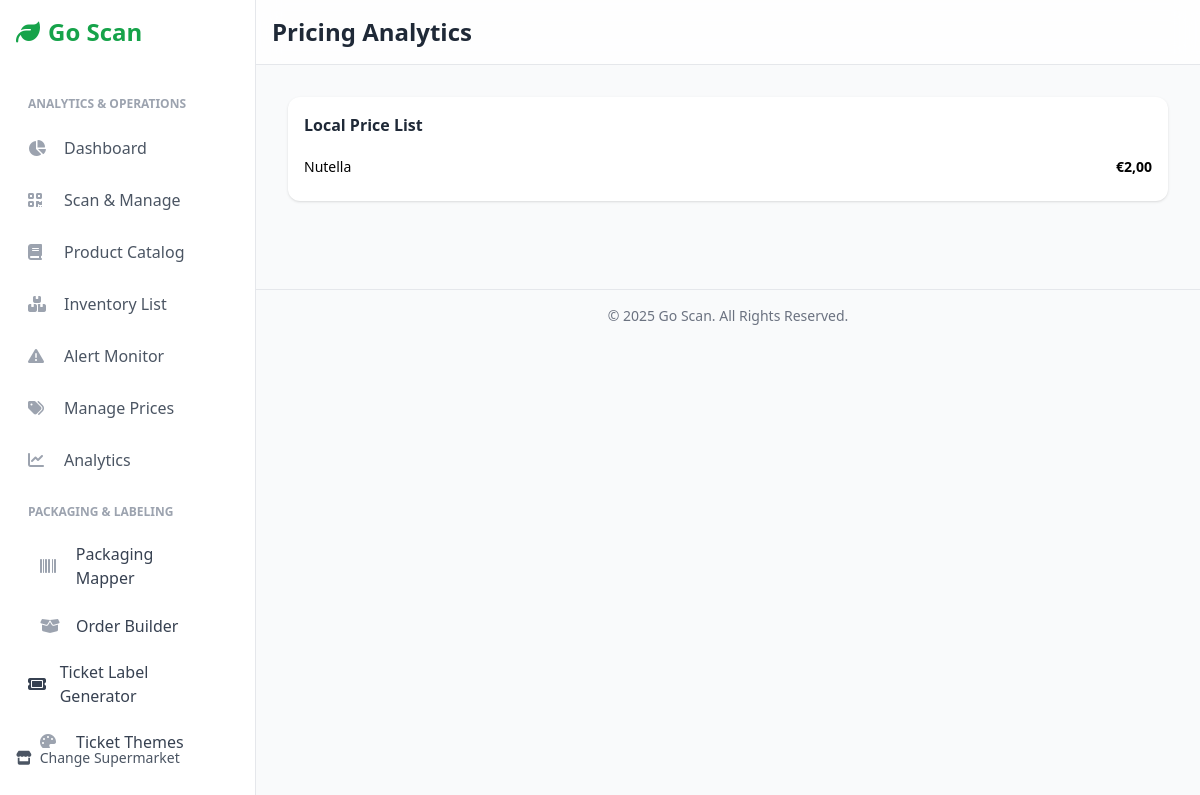
Before: /analytics/1/pricing/ with the older database file.
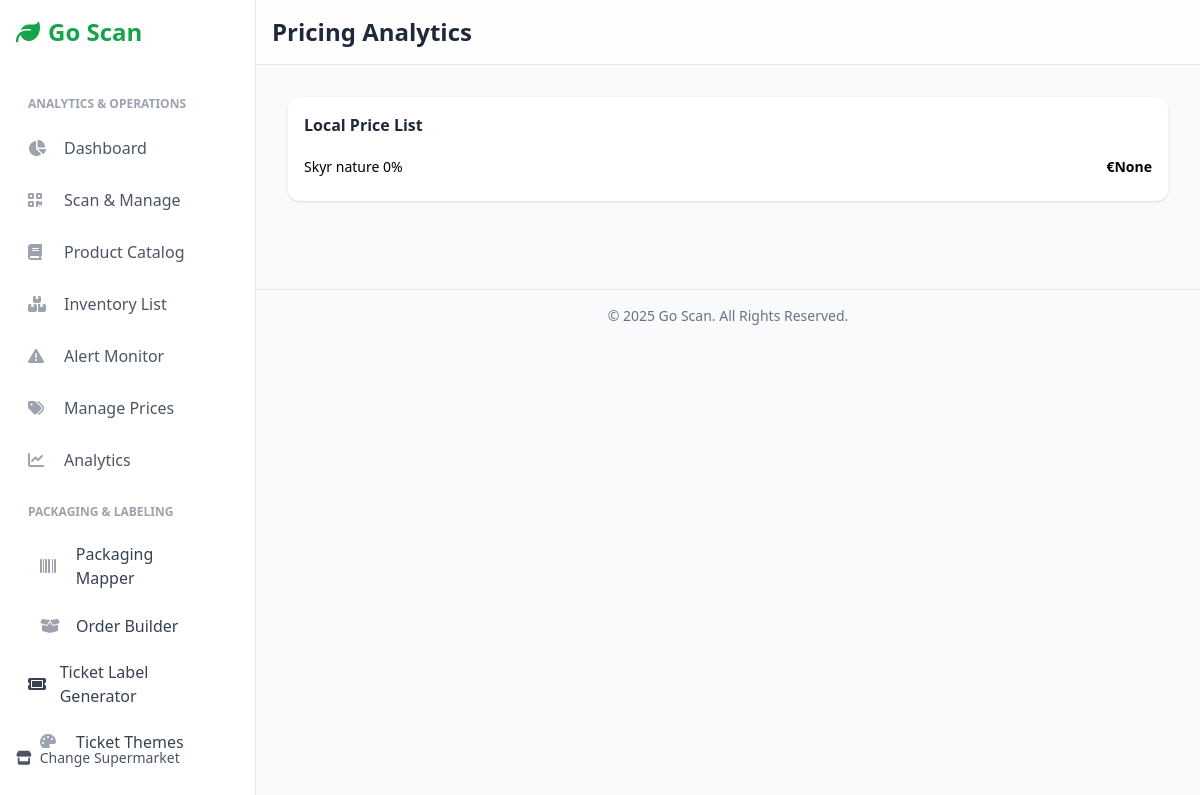
After: the same page with the newer database file.
### Inventory/models.py (models this page shows, shortened)
class ProductPrice(models.Model):
    product = models.ForeignKey(
        'Inventory.Product',
        on_delete=models.CASCADE,
        related_name='price_listings'
    )
    supermarket = models.ForeignKey(
        'Inventory.Supermarket',
        on_delete=models.CASCADE,
        related_name='product_prices'
    )
    price = models.DecimalField(max_digits=5, decimal_places=2, null=True, blank=True)
    default_category = models.ForeignKey(
        'Inventory.Category',
        on_delete=models.SET_NULL,
        null=True, blank=True,
        help_text="The default category for this product at this supermarket."
    )
    default_rack = models.ForeignKey(
        'Inventory.Rack',
        on_delete=models.SET_NULL,
        null=True, blank=True,
        help_text="The default rack for this product at this supermarket."
    )
    last_updated = models.DateTimeField(auto_now=True)
    class Meta:
        unique_together = ['supermarket', 'product']
        ordering = ['product__name']

class Product(models.Model):
    barcode = models.CharField(max_length=100, unique=True, primary_key=True)
    name = models.CharField(max_length=255)
    brand = models.CharField(max_length=150, blank=True, null=True)
    image_url = models.URLField(max_length=500, blank=True, null=True, help_text="Scraped image URL")
    cover_image = models.ImageField(
        upload_to='product_images/',
        blank=True, null=True,
        help_text="Upload an attractive image to override the scraped URL."
    )
    description = models.TextField(blank=True, null=True)
    quantity = models.CharField(max_length=100, blank=True, null=True)
    nutriscore_grade = models.CharField(max_length=1, blank=True, null=True)
    category = models.ForeignKey(Category, on_delete=models.SET_NULL, null=True, blank=True, related_name='products')
    suppliers = models.ManyToManyField(Supplier, blank=True, related_name='products')
    last_scraped = models.DateTimeField(null=True, blank=True)

### analytics/views.py (the view)
def pricing_detail(request, supermarket_id):
    supermarket = get_object_or_404(Supermarket, id=supermarket_id)
    prices = ProductPrice.objects.filter(supermarket=supermarket)
    rules = PricingRule.objects.filter(supermarket=supermarket)
    promos = Promotion.objects.filter(supermarket=supermarket)
    return render(request, "analytics/pricing_detail.html", {
        "supermarket": supermarket,
        "prices": prices,
        "rules": rules,
        "promotions": promos,
    })

### templates/analytics/pricing_detail.html (shortened to what this page needs)
{% extends "inventory/base.html" %}
{% block header %}Pricing Analytics{% endblock %}
{% block content %}
<div class="bg-white p-4 rounded-xl shadow mb-6">
    <h3 class="font-semibold mb-3 text-gray-800">Local Price List</h3>
    <div class="max-h-96 overflow-y-auto text-sm divide-y">
        {% for p in prices %}
            <div class="py-2 flex justify-between">
                <div class="flex-1 pr-2">
                    <p class="font-medium truncate">{{ p.product.name }}</p>
                </div>
                <span class="font-bold">€{{ p.price }}</span>
            </div>
        {% empty %}
            <p class="py-4 text-center text-gray-500">No product prices defined.</p>
        {% endfor %}
    </div>
</div>
{% endblock %}

Changed rows visible on the page:
changed ProductPrice: product.name "Nutella" → "Skyr nature 0%"; price "2,00" → "None"
